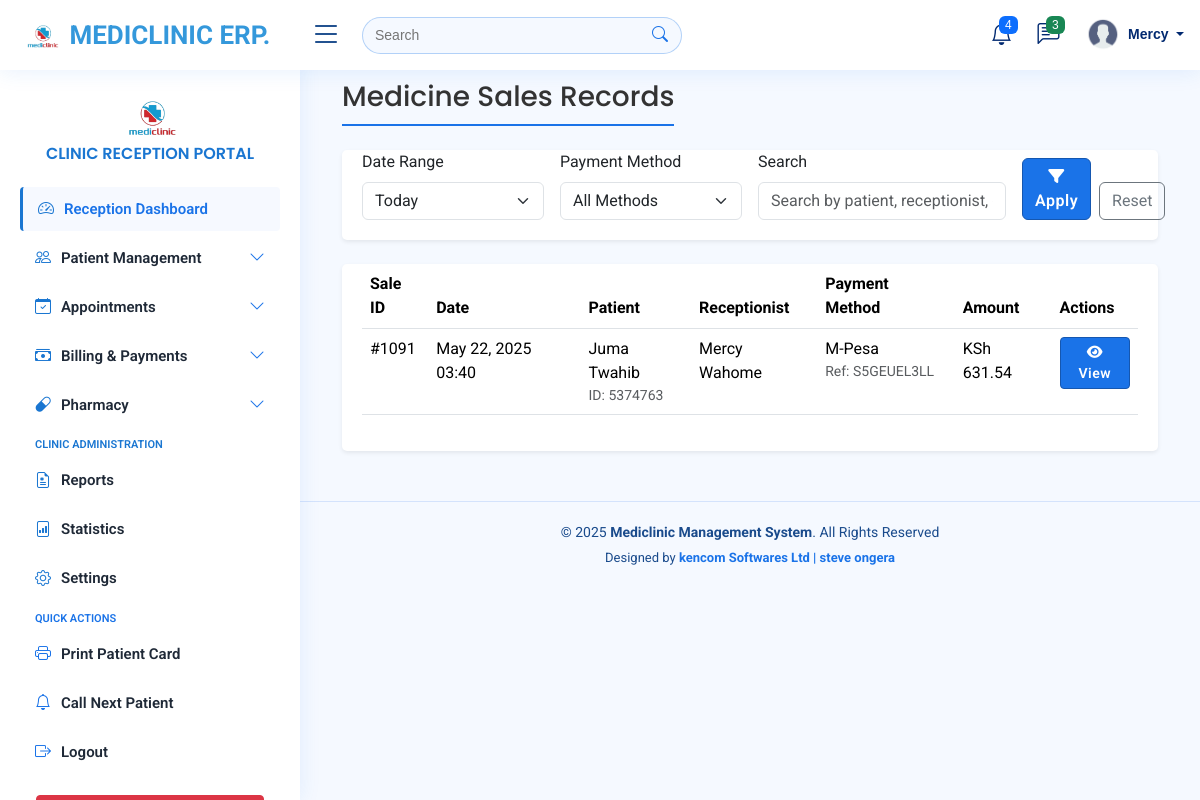
Before: /medicine-sales/ (signed in) with the older database file.
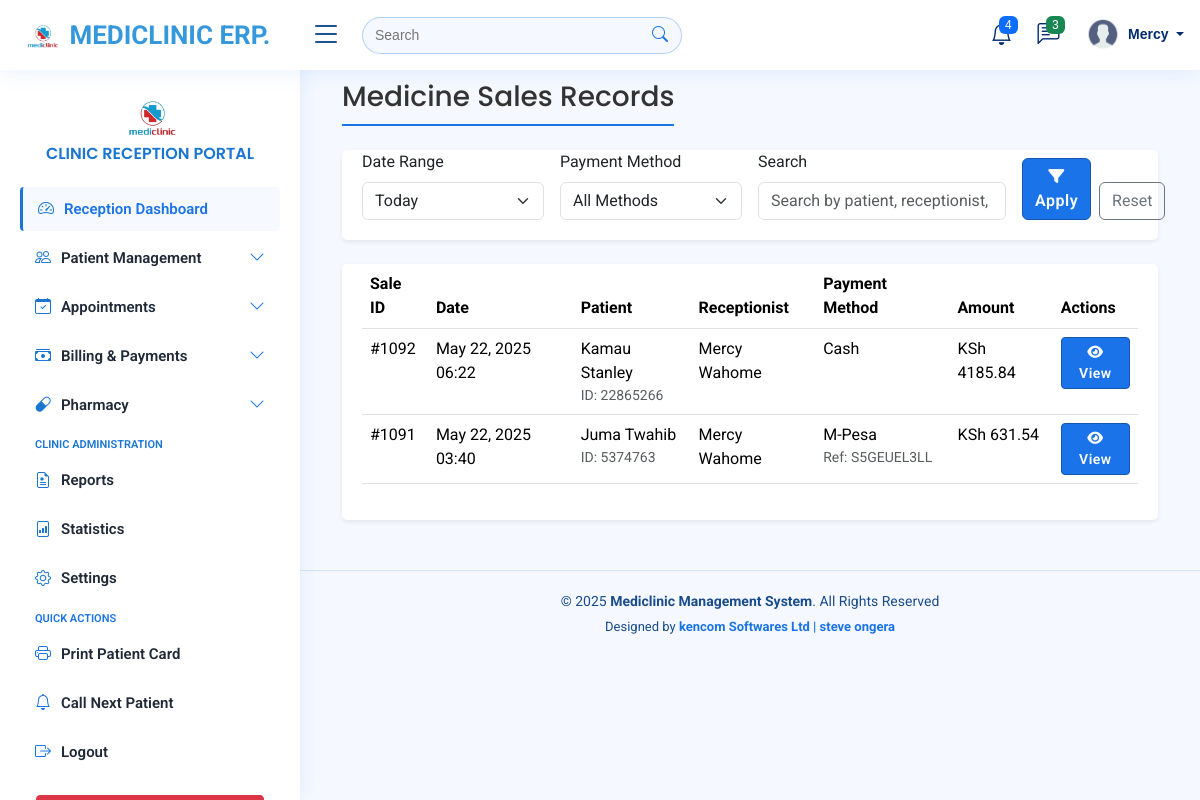
After: the same page with the newer database file.
### myapplication/models.py (models this page shows, shortened)
class MedicineSale(models.Model):
    PAYMENT_METHOD_CHOICES = (
        ('CASH', 'Cash'),
        ('MPESA', 'M-Pesa'),
        ('INSURANCE', 'Insurance'),
        ('CREDIT', 'Credit'),
    )
    patient = models.ForeignKey(Patient, on_delete=models.SET_NULL, null=True, blank=True)
    receptionist = models.ForeignKey(User, on_delete=models.SET_NULL, null=True, limit_choices_to={'user_type': 'RECEPTIONIST'})
    payment_method = models.CharField(max_length=20, choices=PAYMENT_METHOD_CHOICES)
    mpesa_number = models.CharField(max_length=15, blank=True, null=True)
    mpesa_code = models.CharField(max_length=50, blank=True, null=True)
    total_amount = models.DecimalField(max_digits=10, decimal_places=2)
    sale_date = models.DateTimeField(default=timezone.now)  # instead of auto_now_add=True
    notes = models.TextField(blank=True, null=True)
    class Meta:
        ordering = ['-sale_date']

class Patient(models.Model):
    GENDER_CHOICES = (
        ('M', 'Male'),
        ('F', 'Female'),
        ('O', 'Other'),
    )
    first_name = models.CharField(max_length=100)
    last_name = models.CharField(max_length=100)
    date_of_birth = models.DateField()
    gender = models.CharField(max_length=1, choices=GENDER_CHOICES)
    id_number = models.CharField(max_length=20, unique=True)
    phone_number = models.CharField(max_length=15)
    email = models.EmailField(blank=True, null=True)
    address = models.TextField(blank=True, null=True)
    blood_type = models.CharField(max_length=5, blank=True, null=True)
    allergies = models.TextField(blank=True, null=True)
    created_at = models.DateTimeField(auto_now_add=True)
    updated_at = models.DateTimeField(auto_now=True)
    class Meta:
        ordering = ['-created_at']

class User(AbstractUser):
    USER_TYPE_CHOICES = (
        ('ADMIN', 'Administrator'),
        ('DOCTOR', 'Doctor'),
        ('RECEPTIONIST', 'Receptionist'),
    )
    user_type = models.CharField(max_length=12, choices=USER_TYPE_CHOICES)
    phone_number = models.CharField(max_length=15, blank=True, null=True)
    specialization = models.CharField(max_length=100, blank=True, null=True)  # For doctors
    license_number = models.CharField(max_length=50, blank=True, null=True)  # For doctors
    is_active = models.BooleanField(default=True)

### myapplication/views.py (the view, shortened to what this page needs)
# urls.py: path('medicine-sales/', views.medicine_sales_list, name='medicine_sales_list'),
@login_required
def medicine_sales_list(request):
    date_range = request.GET.get('date_range', 'today')
    search_query = request.GET.get('search', '')
    payment_method = request.GET.get('payment_method', '')
    sales = MedicineSale.objects.select_related(
        'patient',
        'receptionist'
    ).prefetch_related('soldmedicine_set').order_by('-sale_date')
    today = datetime.now().date()
    if date_range == 'today':
        sales = sales.filter(sale_date__date=today)
    elif date_range == 'week':
        start_date = today - timedelta(days=7)
        sales = sales.filter(sale_date__date__gte=start_date)
    elif date_range == 'month':
        start_date = today - timedelta(days=30)
        sales = sales.filter(sale_date__date__gte=start_date)
    elif date_range == 'year':
        start_date = today - timedelta(days=365)
        sales = sales.filter(sale_date__date__gte=start_date)
    if payment_method:
        sales = sales.filter(payment_method=payment_method)
    paginator = Paginator(sales, 15)  # 15 sales per page
    page_number = request.GET.get('page')
    page_obj = paginator.get_page(page_number)
    context = {
        'page_obj': page_obj,
        'date_range': date_range,
        'search_query': search_query,
        'payment_method': payment_method,
        'payment_methods': MedicineSale.PAYMENT_METHOD_CHOICES,
    }
    return render(request, 'medicine_sales/list.html', context)

### templates/medicine_sales/list.html (shortened to what the changed rows need)
{% extends 'base/base.html' %}
{% load static %}
{% block content %}
<div class="container-fluid">
    <div class="d-sm-flex align-items-center justify-content-between mb-4">
        <h1 class="h3 mb-0 text-gray-800">Medicine Sales Records</h1>
    </div>
    <div class="card shadow-sm">
        <div class="card-body">
            <div class="table-responsive">
                <table class="table table-hover">
                    <thead>
                        <tr>
                            <th>Sale ID</th>
                            <th>Date</th>
                            <th>Patient</th>
                            <th>Receptionist</th>
                            <th>Payment Method</th>
                            <th>Amount</th>
                            <th>Actions</th>
                        </tr>
                    </thead>
                    <tbody>
                        {% for sale in page_obj %}
                        <tr>
                            <td>#{{ sale.id }}</td>
                            <td>{{ sale.sale_date|date:"M d, Y H:i" }}</td>
                            <td>
                                {% if sale.patient %}
                                    {{ sale.patient.first_name }} {{ sale.patient.last_name }}
                                    <div class="text-muted small">ID: {{ sale.patient.id_number }}</div>
                                {% else %}
                                    <span class="text-muted">Walk-in</span>
                                {% endif %}
                            </td>
                            <td>{{ sale.receptionist.get_full_name }}</td>
                            <td>
                                <span class="badge-payment payment-{{ sale.payment_method|lower }}">
                                    {{ sale.get_payment_method_display }}
                                </span>
                                {% if sale.payment_method == 'MPESA' and sale.mpesa_code %}
                                <div class="text-muted small">Ref: {{ sale.mpesa_code }}</div>
                                {% endif %}
                            </td>
                            <td>KSh {{ sale.total_amount }}</td>
                            <td>
                                <a href="{% url 'medicine_sale_detail' sale.id %}"
                                   class="btn btn-sm btn-primary"
                                   title="View Details">
                                    <i class="fas fa-eye"></i> View
                                </a>
                            </td>
                        </tr>
                        {% endfor %}
                    </tbody>
                </table>
            </div>
        </div>
    </div>
</div>
{% endblock %}

Changed rows visible on the page:
added MedicineSale: id "1092", sale_date "May 22, 2025 06:22", patient.first_name "Kamau", patient.last_name "Stanley", patient.id_number "22865266", receptionist.get_full_name "Mercy Wahome", payment_method "Cash", total_amount "4185.84"
